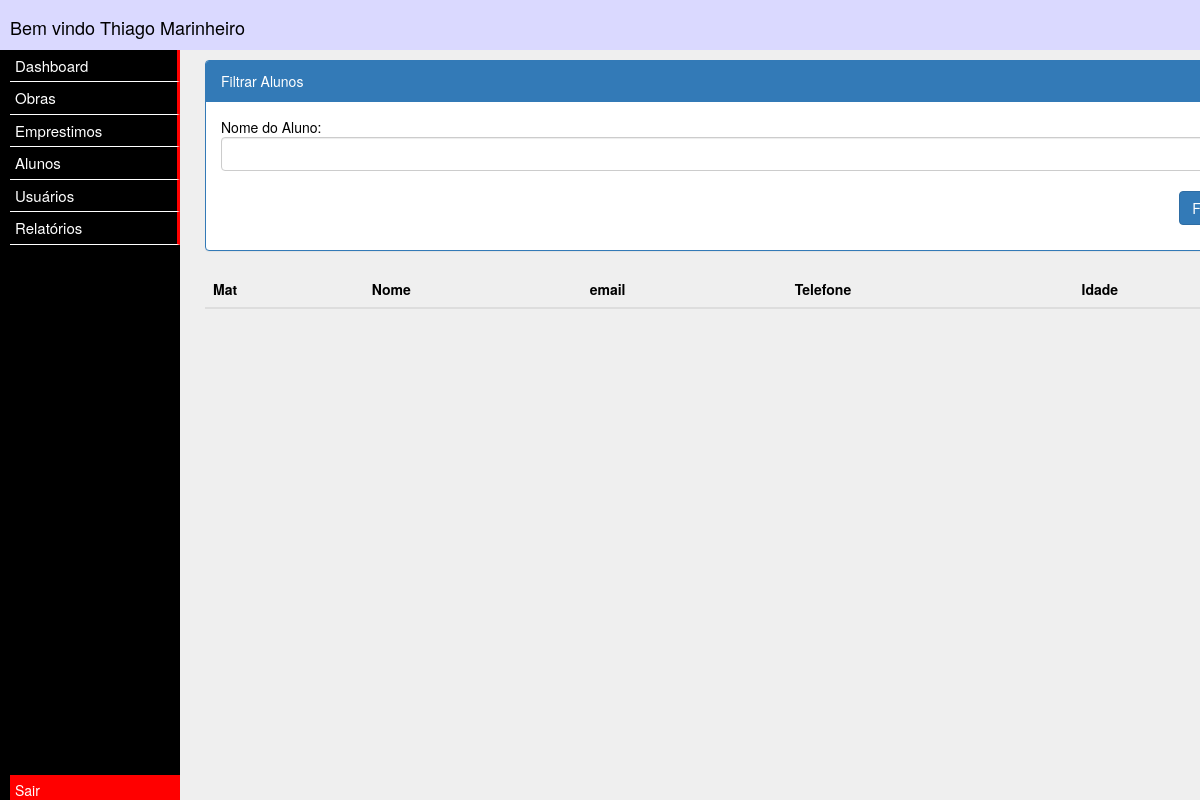
Page /principal.php?modulo=alunos/alunos.php (signed in) on the committed database.
### tables this page shows
CREATE TABLE IF NOT EXISTS `tb_modulos` (
  `id_modulo` int(11) NOT NULL AUTO_INCREMENT,
  `titulo` varchar(50) DEFAULT NULL,
  `arquivo_base` varchar(255) DEFAULT NULL,
  `ordem` int(11) DEFAULT NULL,
  PRIMARY KEY (`id_modulo`)
);

### principal.php (the view, shortened to what this page needs)
<!DOCTYPE html>
<html lang="pt-br">
<head>
  <link rel="stylesheet" href="https://maxcdn.bootstrapcdn.com/bootstrap/3.4.1/css/bootstrap.min.css">
  <link rel='stylesheet' href='estilo.css'>
</head>
<body>
<?php
include('conexao.php');
?>
<div class='topo'>
  <p class='bem-vindo'>Bem vindo <?php echo $_SESSION['usuario']; ?></p>
</div>
<div class='fundo-menu'>
  <?php
    $select = "SELECT titulo, arquivo_base FROM tb_modulos
               ORDER BY ordem";
    $bd = mysqli_query($conn, $select) or die("Não foi possivel montar o Menu");
    while ($linha = mysqli_fetch_assoc($bd)) {?>
      <div class='bt_menu' onclick="modulo('<?php echo $linha['arquivo_base'] ?>')"><?php echo $linha['titulo'] ?></div>
    <?php } ?>
    <div class='sair' onclick='sair()'>
      Sair
    </div>
</div>
<div class='conteudo'>
  <?php
  if(isset($_REQUEST['modulo'])){
    include($_REQUEST['modulo']);
  } else {
    include("dash.php");
  } ?>
</div>

### estilo.css (style rules this page uses)
.topo { width: 100%; height: 50px; position: fixed; top: 0px; left: 0px; background-color: #dad9ff; color: #000; padding-left: 10px; }
.bem-vindo { font-size: 18px; margin-top: 15px; }
.fundo-menu { width: 15vw; height: calc(100vh - 50px); position: fixed; top: 50px; left: 0px; background-color: #000; color: #fff; padding-left: 10px; }
.conteudo { width: calc(100vw - 15vw); height: calc(100vh - 50px); position: fixed; top: 50px; left: 15vw; background-color: #efefef; color: #000; padding: 10px; }
.bt_menu { width: 100%; color: #fff; font-size: 15px; border-bottom: solid 1px #fff; padding: 5px; cursor: pointer; border-right: solid 3px #f00; }
.sair { border-right: solid 3px #00f; width: 100%; background-color: #f00; color: #fff; height: 25px; position: absolute; top: 100%; margin-top: -25px; cursor: pointer; padding: 5px; }

### rows in the picture
tb_modulos: titulo "Dashboard"
tb_modulos: titulo "Obras"
tb_modulos: titulo "Emprestimos"
tb_modulos: titulo "Alunos"
tb_modulos: titulo "Usuários"
tb_modulos: titulo "Relatórios"

### other values in the picture
$_SESSION['usuario'] "Thiago Marinheiro"
